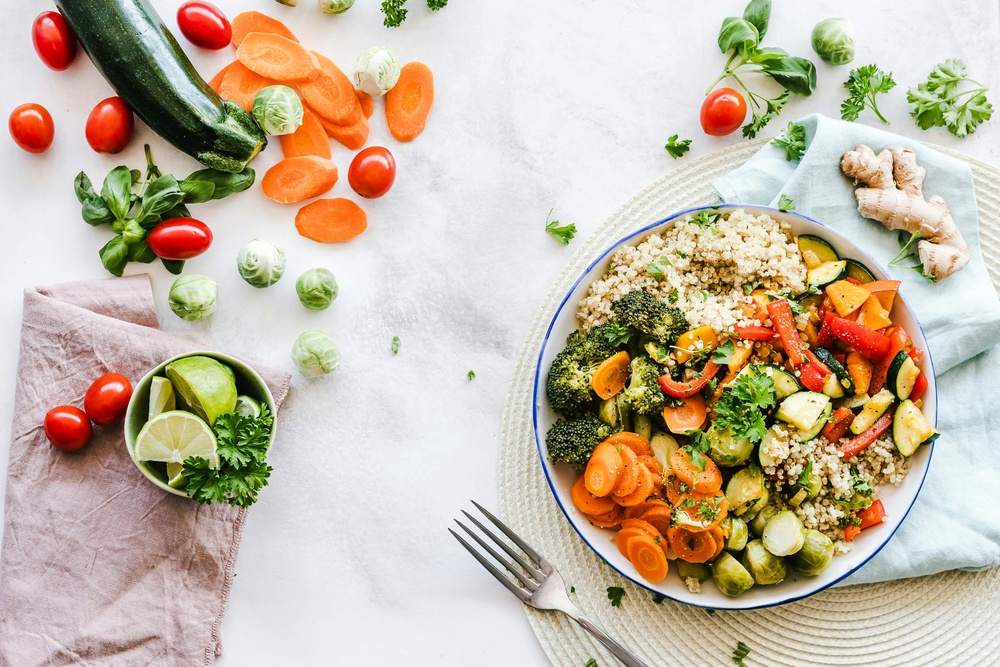
#> input picture agents/image.jpg, 1000 x 667 px, shrunk from 4288 x 2859 before the run, found by its file name
$ jupyter execute --allow-errors medical_image_analysis_agent.ipynb   (shell and % lines are left out)
#> lines starting #> are read from the running program, lines starting #| are printed output that depends on the picture; long printed decimals are rounded
# Medical Imaging Diagnosis Agent

This agent analyzes uploaded medical images (X-ray, MRI, CT, etc.) and provides a structured, expert-level diagnostic report.
It leverages advanced language models and web search, and includes a custom tool for basic image statistics.
For educational and informational use only—always consult a healthcare professional for medical decisions.

[](https://colab.research.google.com/github/Dhivya-Bharathy/PraisonAI/blob/main/examples/cookbooks/medical_image_analysis_agent.ipynb)

# Dependencies

# Set Up Key

[cell 1]
import os

# Set your API keys here (replace with your actual keys)
OPENAI_API_KEY = "sk-..."  # <-- Replace with your OpenAI API key

os.environ["OPENAI_API_KEY"] = OPENAI_API_KEY

# Tools

[cell 2]
from PIL import Image
import numpy as np

def image_basic_stats(image_path):
    """Return basic statistics (mean, std) for a medical image."""
    img = Image.open(image_path).convert("L")
    arr = np.array(img)
    return {
        "mean_pixel_value": float(np.mean(arr)),
        "std_pixel_value": float(np.std(arr)),
        "min_pixel_value": int(np.min(arr)),
        "max_pixel_value": int(np.max(arr)),
        "image_shape": arr.shape
    }

# YAML Prompt

[cell 3]
import yaml

yaml_prompt ="""
name: Medical Imaging Diagnosis Agent
description: An expert agent for analyzing medical images and providing structured diagnostic reports.
instructions:
  - Accept a medical image and analyze it as a radiology expert.
  - Use image_basic_stats to report basic image statistics.
  - Structure your response as:
    1. Image Type & Region
    2. Key Findings
    3. Diagnostic Assessment
    4. Patient-Friendly Explanation
  - Use clear markdown headers and bullet points.
  - Be concise yet thorough.
tools:
  - image_basic_stats
model: gpt-4o
temperature: 0.3
"""

# Files Upload

[cell 4]
from google.colab import files
uploaded = files.upload()
#> the answer given: image.jpg
image_path = next(iter(uploaded))

# Main

[cell 5]
from praisonaiagents.agent import Agent
from PIL import Image
import numpy as np

def image_basic_stats(image_path):
#> called with image_path = 'image.jpg'
    img = Image.open(image_path).convert("L")
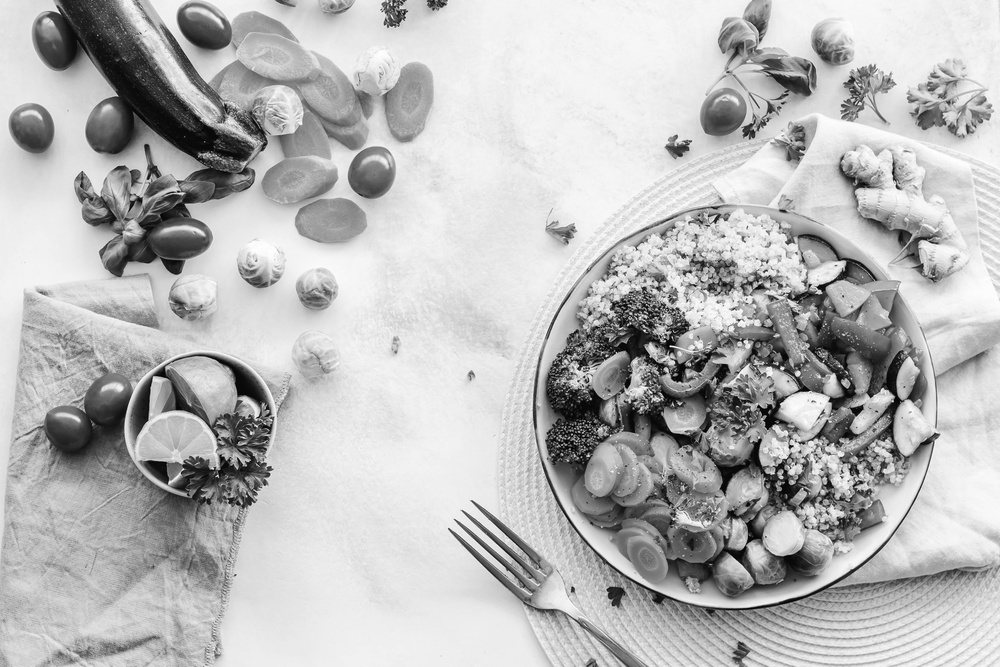
#> img: PIL image 1000x667 L; min 1, max 255, mean 184.9
    arr = np.array(img)
    return {
        "mean_pixel_value": float(np.mean(arr)),
        "std_pixel_value": float(np.std(arr)),
        "min_pixel_value": int(np.min(arr)),
        "max_pixel_value": int(np.max(arr)),
        "image_shape": arr.shape
    }

stats = image_basic_stats(image_path)
#> stats = {'mean_pixel_value': 184.9, 'std_pixel_value': 61.28, 'min_pixel_value': 1, 'max_pixel_value': 255, 'image_shape': (667, 1000)}
print("Image basic stats:", stats)
#| Image basic stats: {'mean_pixel_value': 184.926, 'std_pixel_value': 61.278, 'min_pixel_value': 1, 'max_pixel_value': 255, 'image_shape': (667, 1000)}

prompt = f"""
You are a highly skilled medical imaging expert with extensive knowledge in radiology and diagnostic imaging.
Analyze the uploaded medical image and structure your response as follows:

### 1. Image Type & Region
- Specify imaging modality (X-ray/MRI/CT/Ultrasound/etc.)
- Identify the patient's anatomical region and positioning
- Comment on image quality and technical adequacy

### 2. Key Findings
- List primary observations systematically
- Note any abnormalities with precise descriptions
- Include measurements and densities where relevant
- Describe location, size, shape, and characteristics
- Rate severity: Normal/Mild/Moderate/Severe

### 3. Diagnostic Assessment
- Provide primary diagnosis with confidence level
- List differential diagnoses in order of likelihood
- Support each diagnosis with observed evidence
- Note any critical or urgent findings

### 4. Patient-Friendly Explanation
- Explain the findings in simple, clear language
- Avoid medical jargon or provide clear definitions
- Include visual analogies if helpful
- Address common patient concerns

#### Image Basic Stats
- Mean pixel value: {stats['mean_pixel_value']}
- Std pixel value: {stats['std_pixel_value']}
- Min pixel value: {stats['min_pixel_value']}
- Max pixel value: {stats['max_pixel_value']}
- Image shape: {stats['image_shape']}

Format your response using clear markdown headers and bullet points. Be concise yet thorough.
"""

#> (the rest of this cell did not finish here and is left out)
